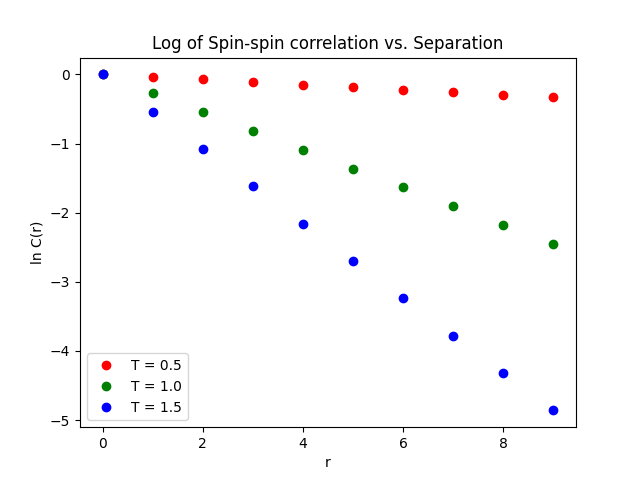

Python code for this plot:
import numpy as np
import matplotlib.pyplot as plt
import os
from utils import C_r

J = 1
N = 10
T_arr = np.array([0.5, 1.0, 1.5])
states = 2 ** N
E_n = np.zeros(states)

for s in range(states):
    anti = ((((s >> 1) ^ s) & (2 ** (N - 1) - 1))).bit_count()
    E = np.sum(-1 * J * (N - 1 - 2 * anti))
    E_n[s] = E

r_arr = np.arange(N)
cols = ["r", "g", "b"]
for i, T in enumerate(T_arr):
    C_arr = np.zeros(N)
    for r in range(N):
        C_arr[r] = C_r(states, N, E_n, T, r)
    plt.plot(r_arr, np.log(C_arr), cols[i] + "o", label="T = " + str(T))
plt.xlabel("r")
plt.ylabel("ln C(r)")
plt.title("Log of Spin-spin correlation vs. Separation")
plt.legend()
plt.savefig(os.path.join(os.path.dirname(__file__), "4-5.png"))
plt.show()